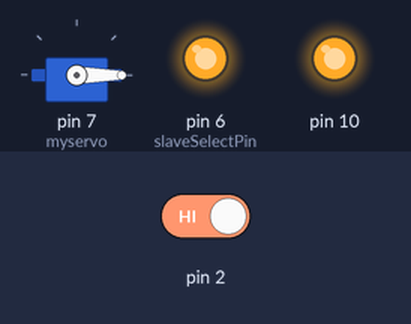
A sketch run on a simulated Arduino Uno, built with avr-gcc and run on an emulated ATmega328P. Parts: servo, output pins drawn as LEDs (lit = HIGH). The test bench sets the inputs (shaded band); at power-on: pin 2 HIGH. What the sketch prints to the serial monitor is not drawn.

Above: at 0.1 s.
At 2.2 s:
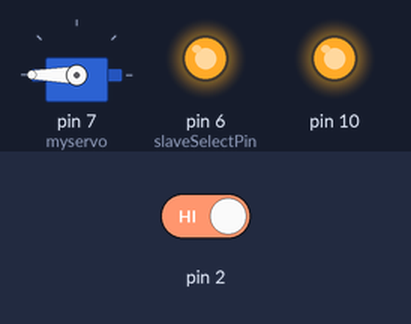
2.3 s: pin 2 driven LOW
Timing chart, 0 to 5.3 s (numbered marks = the images above; inputs shaded):
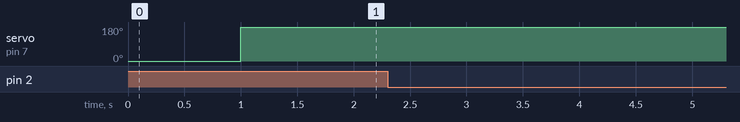

The sketch:

freq_only.ino
```cpp
#include <SPI.h>
#include <Servo.h>

Servo myservo;  // create servo object to control a servo

int pos = 0;    // variable to store the servo position
int start = 0, period;
const int slaveSelectPin = 6;    // set pin 10 as the slave select for the digital pot:

void setup () {
  pinMode (slaveSelectPin, OUTPUT);   // set the slaveSelectPin as an output:
  // initialize SPI:
  // SPI.setBitOrder (MSBFIRST);
  // SPI.setDataMode (SPI_MODE0);
  SPI.setClockDivider (SPI_CLOCK_DIV2); //check to see if this is necessary
  SPI.begin ();

  myservo.attach (7);  // attaches the servo on pin 9 to the servo object
  digitalPotWrite (0, 125);
  myservo.write (0);
  delay (1000);
  myservo.write(180);
//  myservo.detach ();

  attachInterrupt (0, computeFrequency, FALLING);

  Serial.begin(9600);      // open the serial port at 9600 bps:
}

// the loop routine runs over and over again forever:
void loop () {
  // go through the four channels of the digital pot:
  for (int channel = 0; channel < 1; channel++) {

    //    myservo.write(180);              // tell servo to go to position in variable 'pos'
    //    delay(3000);
    //    myservo.write(0);              // tell servo to go to position in variable 'pos'

    // change the resistance on this channel from min to max:
    //    for (int level = 0; level < 256; level++) {
    //      digitalPotWrite(channel, level);
    //    delay(1);
    //    }

    for (int level = 300; level < 256; level += 1) {
      digitalPotWrite (channel, level);
//      Serial.print ("************* New level of ");
 //     Serial.println (level);
//      for (int i = 0; i < 2; i++) {
        Serial.println (period);
//        period = -1;
        delay(1);
//      }
    }
    //   myservo.write(180);              // tell servo to go to position in variable 'pos'
    //   delay(1000);
    //  myservo.write(0);              // tell servo to go to position in variable 'pos'
    //  delay(1000);

    // change the resistance on this channel from max to min:
    //    for (int level = 0; level < 256; level++) {
    //      digitalPotWrite(channel, 255 - level);
    //   delay(1);
    //    }
  }

}

void digitalPotWrite (int address, int value) {
  // take the SS pin low to select the chip:
  digitalWrite(slaveSelectPin,LOW);
  //  send in the address and value via SPI:
  SPI.transfer(address);
  SPI.transfer(value);
  // take the SS pin high to de-select the chip:
  digitalWrite(slaveSelectPin,HIGH);
}

void computeFrequency () {
  period = micros () - start;
  start = micros ();
  Serial.println (period);
}
```

Measured:
- after the input at 2.3 s, every drawn part: stays the same
